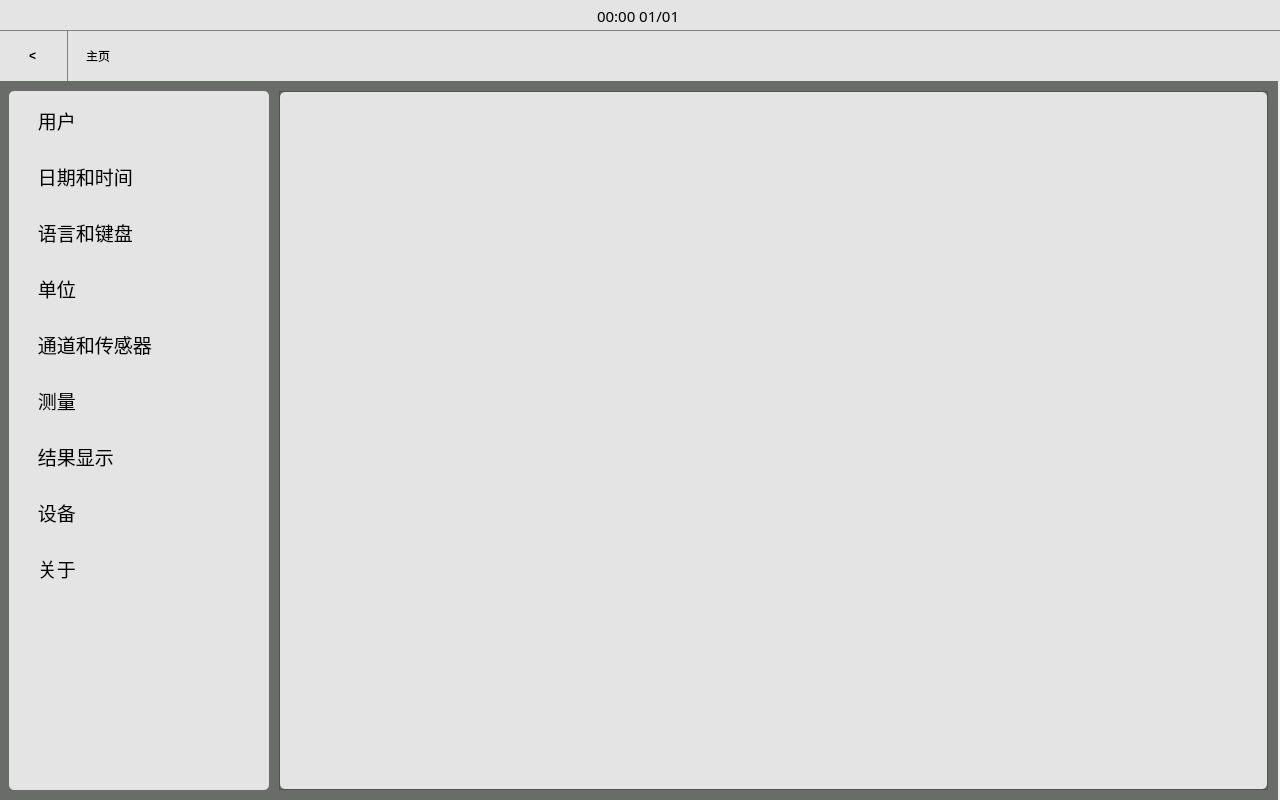
<?xml version="1.0" encoding="UTF-8"?>
<ui version="4.0">
 <class>JP_SettingScreen</class>
 <widget class="QWidget" name="JP_SettingScreen">
  <property name="geometry">
   <rect>
    <x>0</x>
    <y>0</y>
    <width>1280</width>
    <height>800</height>
   </rect>
  </property>
  <property name="minimumSize">
   <size>
    <width>1280</width>
    <height>800</height>
   </size>
  </property>
  <property name="maximumSize">
   <size>
    <width>1280</width>
    <height>800</height>
   </size>
  </property>
  <property name="styleSheet">
   <string notr="true"/>
  </property>
  <property name="JP_SettingScreen" stdset="0">
   <string>Form</string>
  </property>
  <widget class="QWidget" name="verticalLayoutWidget">
   <property name="geometry">
    <rect>
     <x>-1</x>
     <y>-1</y>
     <width>1281</width>
     <height>801</height>
    </rect>
   </property>
   <layout class="QVBoxLayout" name="vbaseLayout" stretch="3,5,72">
    <property name="spacing">
     <number>0</number>
    </property>
    <item>
     <widget class="QFrame" name="base_statebar">
      <property name="styleSheet">
       <string notr="true">QFrame {
                                background-color: rgb(228, 228, 228)
                                }</string>
      </property>
      <property name="frameShape">
       <enum>QFrame::NoFrame</enum>
      </property>
      <property name="frameShadow">
       <enum>QFrame::Plain</enum>
      </property>
      <widget class="QWidget" name="horizontalLayoutWidget">
       <property name="geometry">
        <rect>
         <x>-1</x>
         <y>0</y>
         <width>1281</width>
         <height>33</height>
        </rect>
       </property>
       <layout class="QHBoxLayout" name="hstateLayout">
        <item>
         <widget class="QLabel" name="stateLabel_l">
          <property name="text">
           <string/>
          </property>
         </widget>
        </item>
        <item>
         <spacer name="hstatespace_l">
          <property name="orientation">
           <enum>Qt::Horizontal</enum>
          </property>
          <property name="sizeHint" stdset="0">
           <size>
            <width>40</width>
            <height>20</height>
           </size>
          </property>
         </spacer>
        </item>
        <item>
         <widget class="QLabel" name="stateLabel_datetime">
          <property name="font">
           <font>
            <family>微软雅黑</family>
            <pointsize>11</pointsize>
            <weight>50</weight>
            <bold>false</bold>
           </font>
          </property>
          <property name="text">
           <string>00:00 01/01</string>
          </property>
         </widget>
        </item>
        <item>
         <spacer name="hstatespace_r">
          <property name="orientation">
           <enum>Qt::Horizontal</enum>
          </property>
          <property name="sizeHint" stdset="0">
           <size>
            <width>40</width>
            <height>20</height>
           </size>
          </property>
         </spacer>
        </item>
        <item>
         <widget class="QLabel" name="stateLabel_r">
          <property name="text">
           <string/>
          </property>
         </widget>
        </item>
       </layout>
      </widget>
     </widget>
    </item>
    <item>
     <widget class="QFrame" name="base_navigationbar">
      <property name="styleSheet">
       <string notr="true">QFrame {
                                background-color: rgb(228, 228, 228);
                                border-top: 1px solid gray;
                                }</string>
      </property>
      <widget class="QWidget" name="horizontalLayoutWidget_2">
       <property name="geometry">
        <rect>
         <x>-1</x>
         <y>0</y>
         <width>1281</width>
         <height>52</height>
        </rect>
       </property>
       <layout class="QHBoxLayout" name="hnavigationLayout" stretch="0,121">
        <item>
         <widget class="QPushButton" name="naviBackBtn">
          <property name="minimumSize">
           <size>
            <width>70</width>
            <height>50</height>
           </size>
          </property>
          <property name="styleSheet">
           <string notr="true">QPushButton {
                                                border: none;
                                                background-color: rgb(228, 228, 228);
                                                color: black;
                                                padding: 5px;
                                                font: 18pt &quot;宋体&quot;;
                                                font-weight: bold;
                                                qproperty-alignment: AlignCenter; /* 设置文本居中对齐 */
                                                border-right:1px solid gray
                                                }</string>
          </property>
          <property name="text">
           <string>&lt;</string>
          </property>
         </widget>
        </item>
        <item>
         <widget class="QWidget" name="widget" native="true">
          <widget class="QWidget" name="horizontalLayoutWidget_3">
           <property name="geometry">
            <rect>
             <x>-1</x>
             <y>0</y>
             <width>1211</width>
             <height>52</height>
            </rect>
           </property>
           <layout class="QHBoxLayout" name="horizontalLayout">
            <item>
             <widget class="QPushButton" name="naviBtn_l">
              <property name="minimumSize">
               <size>
                <width>50</width>
                <height>50</height>
               </size>
              </property>
              <property name="sizeIncrement">
               <size>
                <width>0</width>
                <height>0</height>
               </size>
              </property>
              <property name="styleSheet">
               <string notr="true">QPushButton {
	font: 14pt &quot;微软雅黑&quot;;
	border: none;
	background-color: rgb(228, 228, 228);
	qproperty-alignment: AlignCenter; /* 设置文本居中对齐 */
}
</string>
              </property>
              <property name="text">
               <string>主页</string>
              </property>
             </widget>
            </item>
            <item>
             <widget class="QLabel" name="naviDirectoryBtn">
              <property name="styleSheet">
               <string notr="true">QLabel {
                                                                font: 14pt &quot;微软雅黑&quot;;
                                                                }</string>
              </property>
              <property name="text">
               <string/>
              </property>
             </widget>
            </item>
            <item>
             <spacer name="hNavilSpacer">
              <property name="orientation">
               <enum>Qt::Horizontal</enum>
              </property>
              <property name="sizeHint" stdset="0">
               <size>
                <width>40</width>
                <height>20</height>
               </size>
              </property>
             </spacer>
            </item>
            <item>
             <widget class="QPushButton" name="naviHelpBtn">
              <property name="minimumSize">
               <size>
                <width>50</width>
                <height>50</height>
               </size>
              </property>
              <property name="baseSize">
               <size>
                <width>40</width>
                <height>40</height>
               </size>
              </property>
              <property name="styleSheet">
               <string notr="true">QPushButton {
                                                                border: none;
                                                                background-color: rgb(228, 228,
                                                                228);
                                                                color: black;
                                                                padding: 5px;
                                                                }</string>
              </property>
              <property name="text">
               <string/>
              </property>
              <property name="icon">
               <iconset>
                <normalon>:/navigation/help/base_assets/help.png</normalon>
               </iconset>
              </property>
              <property name="iconSize">
               <size>
                <width>40</width>
                <height>40</height>
               </size>
              </property>
             </widget>
            </item>
            <item>
             <widget class="QPushButton" name="naviSettingBtn">
              <property name="minimumSize">
               <size>
                <width>50</width>
                <height>50</height>
               </size>
              </property>
              <property name="styleSheet">
               <string notr="true">QPushButton {
                                                                border: none;
                                                                background-color: rgb(228, 228,
                                                                228);
                                                                color: black;
                                                                padding: 5px;
                                                                }</string>
              </property>
              <property name="text">
               <string/>
              </property>
              <property name="icon">
               <iconset>
                <normalon>:/navigation/setting/base_assets/setting.png</normalon>
               </iconset>
              </property>
              <property name="iconSize">
               <size>
                <width>40</width>
                <height>40</height>
               </size>
              </property>
             </widget>
            </item>
            <item>
             <widget class="QPushButton" name="naviHamburgerBtn">
              <property name="minimumSize">
               <size>
                <width>50</width>
                <height>50</height>
               </size>
              </property>
              <property name="styleSheet">
               <string notr="true">QPushButton {
                                                                border: none;
                                                                background-color: rgb(228, 228,
                                                                228);
                                                                color: black;
                                                                padding: 5px;
                                                                }</string>
              </property>
              <property name="text">
               <string/>
              </property>
              <property name="icon">
               <iconset>
                <normalon>:/navigation/hamburger/base_assets/hamburger.png</normalon>
               </iconset>
              </property>
              <property name="iconSize">
               <size>
                <width>40</width>
                <height>40</height>
               </size>
              </property>
             </widget>
            </item>
            <item>
             <spacer name="hNavilMarginSpacer">
              <property name="orientation">
               <enum>Qt::Horizontal</enum>
              </property>
              <property name="sizeType">
               <enum>QSizePolicy::Fixed</enum>
              </property>
              <property name="sizeHint" stdset="0">
               <size>
                <width>20</width>
                <height>20</height>
               </size>
              </property>
             </spacer>
            </item>
           </layout>
          </widget>
         </widget>
        </item>
       </layout>
      </widget>
     </widget>
    </item>
    <item>
     <widget class="QWidget" name="base_workspace" native="true">
      <property name="minimumSize">
       <size>
        <width>1279</width>
        <height>719</height>
       </size>
      </property>
      <property name="maximumSize">
       <size>
        <width>1279</width>
        <height>719</height>
       </size>
      </property>
      <property name="styleSheet">
       <string notr="true">QWidget {
	background-color: rgb(105, 108, 105);
}</string>
      </property>
      <widget class="QWidget" name="setting_taskbar" native="true">
       <property name="geometry">
        <rect>
         <x>10</x>
         <y>10</y>
         <width>260</width>
         <height>699</height>
        </rect>
       </property>
       <property name="styleSheet">
        <string notr="true">QWidget {
	background-color: rgb(228, 228, 228);
	border-radius: 5px;
}</string>
       </property>
       <widget class="QWidget" name="verticalLayoutWidget_2">
        <property name="geometry">
         <rect>
          <x>4</x>
          <y>4</y>
          <width>251</width>
          <height>691</height>
         </rect>
        </property>
        <layout class="QVBoxLayout" name="verticalLayout_2">
         <item>
          <widget class="QPushButton" name="setting_userBtn">
           <property name="minimumSize">
            <size>
             <width>260</width>
             <height>50</height>
            </size>
           </property>
           <property name="maximumSize">
            <size>
             <width>260</width>
             <height>50</height>
            </size>
           </property>
           <property name="font">
            <font>
             <family>微软雅黑</family>
             <pointsize>14</pointsize>
            </font>
           </property>
           <property name="styleSheet">
            <string notr="true">QPushButton {
    text-align: left;
    padding-left: 20px; /* 可选：添加一些左边距，让文字不紧贴按钮边缘 */
}</string>
           </property>
           <property name="text">
            <string> 用户</string>
           </property>
           <property name="icon">
            <iconset>
             <normalon>:/setting_assets/user/setting_assets/icon_setting_user_100.png</normalon>
            </iconset>
           </property>
           <property name="iconSize">
            <size>
             <width>35</width>
             <height>35</height>
            </size>
           </property>
          </widget>
         </item>
         <item>
          <widget class="QPushButton" name="setting_datetime">
           <property name="minimumSize">
            <size>
             <width>260</width>
             <height>50</height>
            </size>
           </property>
           <property name="maximumSize">
            <size>
             <width>260</width>
             <height>50</height>
            </size>
           </property>
           <property name="font">
            <font>
             <family>微软雅黑</family>
             <pointsize>14</pointsize>
            </font>
           </property>
           <property name="styleSheet">
            <string notr="true">QPushButton {
    text-align: left;
    padding-left: 20px; /* 可选：添加一些左边距，让文字不紧贴按钮边缘 */
}</string>
           </property>
           <property name="text">
            <string> 日期和时间</string>
           </property>
           <property name="icon">
            <iconset>
             <normalon>:/setting_assets/datetime/setting_assets/icon_setting_datetime_50.png</normalon>
            </iconset>
           </property>
           <property name="iconSize">
            <size>
             <width>35</width>
             <height>35</height>
            </size>
           </property>
          </widget>
         </item>
         <item>
          <widget class="QPushButton" name="setting_language">
           <property name="minimumSize">
            <size>
             <width>260</width>
             <height>50</height>
            </size>
           </property>
           <property name="maximumSize">
            <size>
             <width>260</width>
             <height>50</height>
            </size>
           </property>
           <property name="font">
            <font>
             <family>微软雅黑</family>
             <pointsize>14</pointsize>
            </font>
           </property>
           <property name="styleSheet">
            <string notr="true">QPushButton {
    text-align: left;
    padding-left: 20px; /* 可选：添加一些左边距，让文字不紧贴按钮边缘 */
}
</string>
           </property>
           <property name="text">
            <string> 语言和键盘</string>
           </property>
           <property name="icon">
            <iconset>
             <normalon>:/setting_assets/language/setting_assets/icon_setting_language_50.png</normalon>
            </iconset>
           </property>
           <property name="iconSize">
            <size>
             <width>35</width>
             <height>35</height>
            </size>
           </property>
          </widget>
         </item>
         <item>
          <widget class="QPushButton" name="setting_uint">
           <property name="minimumSize">
            <size>
             <width>260</width>
             <height>50</height>
            </size>
           </property>
           <property name="maximumSize">
            <size>
             <width>260</width>
             <height>50</height>
            </size>
           </property>
           <property name="font">
            <font>
             <family>微软雅黑</family>
             <pointsize>14</pointsize>
            </font>
           </property>
           <property name="styleSheet">
            <string notr="true">QPushButton {
    text-align: left;
    padding-left: 20px; /* 可选：添加一些左边距，让文字不紧贴按钮边缘 */
}
</string>
           </property>
           <property name="text">
            <string> 单位</string>
           </property>
           <property name="icon">
            <iconset>
             <normalon>:/setting_assets/uint/setting_assets/icon_setting_unit_50.png</normalon>
            </iconset>
           </property>
           <property name="iconSize">
            <size>
             <width>35</width>
             <height>35</height>
            </size>
           </property>
          </widget>
         </item>
         <item>
          <widget class="QPushButton" name="setting_Channel">
           <property name="minimumSize">
            <size>
             <width>260</width>
             <height>50</height>
            </size>
           </property>
           <property name="maximumSize">
            <size>
             <width>260</width>
             <height>50</height>
            </size>
           </property>
           <property name="font">
            <font>
             <family>微软雅黑</family>
             <pointsize>14</pointsize>
            </font>
           </property>
           <property name="styleSheet">
            <string notr="true">QPushButton {
    text-align: left;
    padding-left: 20px; /* 可选：添加一些左边距，让文字不紧贴按钮边缘 */
}
</string>
           </property>
           <property name="text">
            <string> 通道和传感器</string>
           </property>
           <property name="icon">
            <iconset>
             <normalon>:/setting_assets/channel/setting_assets/icon_setting_connection_50.png</normalon>
            </iconset>
           </property>
           <property name="iconSize">
            <size>
             <width>35</width>
             <height>35</height>
            </size>
           </property>
          </widget>
         </item>
         <item>
          <widget class="QPushButton" name="setting_Measurement">
           <property name="minimumSize">
            <size>
             <width>260</width>
             <height>50</height>
            </size>
           </property>
           <property name="maximumSize">
            <size>
             <width>260</width>
             <height>50</height>
            </size>
           </property>
           <property name="font">
            <font>
             <family>微软雅黑</family>
             <pointsize>14</pointsize>
            </font>
           </property>
           <property name="styleSheet">
            <string notr="true">QPushButton {
    text-align: left;
    padding-left: 20px; /* 可选：添加一些左边距，让文字不紧贴按钮边缘 */
}
</string>
           </property>
           <property name="text">
            <string> 测量</string>
           </property>
           <property name="icon">
            <iconset>
             <normalon>:/setting_assets/measurement/setting_assets/icon_setting_measurement_50.png</normalon>
            </iconset>
           </property>
           <property name="iconSize">
            <size>
             <width>35</width>
             <height>35</height>
            </size>
           </property>
          </widget>
         </item>
         <item>
          <widget class="QPushButton" name="setting_Result">
           <property name="minimumSize">
            <size>
             <width>260</width>
             <height>50</height>
            </size>
           </property>
           <property name="maximumSize">
            <size>
             <width>260</width>
             <height>50</height>
            </size>
           </property>
           <property name="font">
            <font>
             <family>微软雅黑</family>
             <pointsize>14</pointsize>
            </font>
           </property>
           <property name="styleSheet">
            <string notr="true">QPushButton {
    text-align: left;
    padding-left: 20px; /* 可选：添加一些左边距，让文字不紧贴按钮边缘 */
}
</string>
           </property>
           <property name="text">
            <string> 结果显示</string>
           </property>
           <property name="icon">
            <iconset>
             <normalon>:/setting_assets/result/setting_assets/icon_setting_results_50.png</normalon>
            </iconset>
           </property>
           <property name="iconSize">
            <size>
             <width>35</width>
             <height>35</height>
            </size>
           </property>
          </widget>
         </item>
         <item>
          <widget class="QPushButton" name="setting_Device">
           <property name="minimumSize">
            <size>
             <width>260</width>
             <height>50</height>
            </size>
           </property>
           <property name="maximumSize">
            <size>
             <width>260</width>
             <height>50</height>
            </size>
           </property>
           <property name="font">
            <font>
             <family>微软雅黑</family>
             <pointsize>14</pointsize>
            </font>
           </property>
           <property name="styleSheet">
            <string notr="true">QPushButton {
    text-align: left;
    padding-left: 20px; /* 可选：添加一些左边距，让文字不紧贴按钮边缘 */
}
</string>
           </property>
           <property name="text">
            <string> 设备</string>
           </property>
           <property name="icon">
            <iconset>
             <normalon>:/setting_assets/device/setting_assets/icon_setting_device_50.png</normalon>
            </iconset>
           </property>
           <property name="iconSize">
            <size>
             <width>35</width>
             <height>35</height>
            </size>
           </property>
          </widget>
         </item>
         <item>
          <widget class="QPushButton" name="setting_About">
           <property name="minimumSize">
            <size>
             <width>260</width>
             <height>50</height>
            </size>
           </property>
           <property name="maximumSize">
            <size>
             <width>260</width>
             <height>50</height>
            </size>
           </property>
           <property name="font">
            <font>
             <family>微软雅黑</family>
             <pointsize>14</pointsize>
            </font>
           </property>
           <property name="styleSheet">
            <string notr="true">QPushButton {
    text-align: left;
    padding-left: 20px; /* 可选：添加一些左边距，让文字不紧贴按钮边缘 */
}
</string>
           </property>
           <property name="text">
            <string> 关于</string>
           </property>
           <property name="icon">
            <iconset>
             <normalon>:/setting_assets/about/setting_assets/icon_setting_about_50.png</normalon>
            </iconset>
           </property>
           <property name="iconSize">
            <size>
             <width>35</width>
             <height>35</height>
            </size>
           </property>
          </widget>
         </item>
         <item>
          <spacer name="verticalSpacer">
           <property name="orientation">
            <enum>Qt::Vertical</enum>
           </property>
           <property name="sizeHint" stdset="0">
            <size>
             <width>20</width>
             <height>40</height>
            </size>
           </property>
          </spacer>
         </item>
        </layout>
       </widget>
      </widget>
      <widget class="QScrollArea" name="scrollArea">
       <property name="geometry">
        <rect>
         <x>280</x>
         <y>10</y>
         <width>989</width>
         <height>699</height>
        </rect>
       </property>
       <property name="minimumSize">
        <size>
         <width>989</width>
         <height>699</height>
        </size>
       </property>
       <property name="maximumSize">
        <size>
         <width>989</width>
         <height>699</height>
        </size>
       </property>
       <property name="widgetResizable">
        <bool>true</bool>
       </property>
       <widget class="QWidget" name="scrollAreaWidgetContents">
        <property name="geometry">
         <rect>
          <x>0</x>
          <y>0</y>
          <width>987</width>
          <height>697</height>
         </rect>
        </property>
        <property name="styleSheet">
         <string notr="true">QWidget {
	background-color: rgb(228, 228, 228);
	border-radius: 5px;
}</string>
        </property>
        <widget class="QWidget" name="verticalLayoutWidget_3">
         <property name="geometry">
          <rect>
           <x>5</x>
           <y>5</y>
           <width>976</width>
           <height>686</height>
          </rect>
         </property>
         <layout class="QVBoxLayout" name="verticalLayout">
          <property name="spacing">
           <number>0</number>
          </property>
         </layout>
        </widget>
       </widget>
      </widget>
     </widget>
    </item>
   </layout>
   <zorder>base_navigationbar</zorder>
   <zorder>base_workspace</zorder>
   <zorder>base_statebar</zorder>
  </widget>
 </widget>
 <resources>
  <include location="../../assets/assets.qrc"/>
 </resources>
 <connections/>
</ui>
